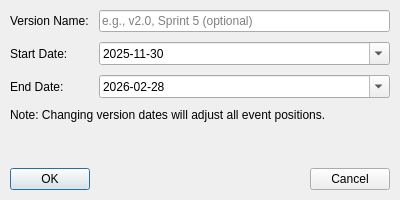
<?xml version="1.0" encoding="UTF-8"?>
<ui version="4.0">
 <class>VersionSettingsDialog</class>
 <widget class="QDialog" name="VersionSettingsDialog">
  <property name="geometry">
   <rect>
    <x>0</x>
    <y>0</y>
    <width>400</width>
    <height>200</height>
   </rect>
  </property>
  <property name="windowTitle">
   <string>Version Settings</string>
  </property>
  <property name="modal">
   <bool>true</bool>
  </property>
  <layout class="QVBoxLayout" name="verticalLayout">
   <property name="spacing">
    <number>10</number>
   </property>
   <property name="leftMargin">
    <number>10</number>
   </property>
   <property name="topMargin">
    <number>10</number>
   </property>
   <property name="rightMargin">
    <number>10</number>
   </property>
   <property name="bottomMargin">
    <number>10</number>
   </property>
   <item>
    <layout class="QFormLayout" name="formLayout">
     <property name="horizontalSpacing">
      <number>10</number>
     </property>
     <property name="verticalSpacing">
      <number>10</number>
     </property>
     <item row="0" column="0">
      <widget class="QLabel" name="versionNameLabel">
       <property name="text">
        <string>Version Name:</string>
       </property>
      </widget>
     </item>
     <item row="0" column="1">
      <widget class="QLineEdit" name="versionNameEdit">
       <property name="placeholderText">
        <string>e.g., v2.0, Sprint 5 (optional)</string>
       </property>
      </widget>
     </item>
     <item row="1" column="0">
      <widget class="QLabel" name="startDateLabel">
       <property name="text">
        <string>Start Date:</string>
       </property>
      </widget>
     </item>
     <item row="1" column="1">
      <widget class="QDateEdit" name="startDateEdit">
       <property name="displayFormat">
        <string>yyyy-MM-dd</string>
       </property>
       <property name="calendarPopup">
        <bool>true</bool>
       </property>
       <property name="date">
        <date>
         <year>2025</year>
         <month>11</month>
         <day>30</day>
        </date>
       </property>
      </widget>
     </item>
     <item row="2" column="0">
      <widget class="QLabel" name="endDateLabel">
       <property name="text">
        <string>End Date:</string>
       </property>
      </widget>
     </item>
     <item row="2" column="1">
      <widget class="QDateEdit" name="endDateEdit">
       <property name="displayFormat">
        <string>yyyy-MM-dd</string>
       </property>
       <property name="calendarPopup">
        <bool>true</bool>
       </property>
       <property name="date">
        <date>
         <year>2026</year>
         <month>2</month>
         <day>28</day>
        </date>
       </property>
      </widget>
     </item>
    </layout>
   </item>
   <item>
    <widget class="QLabel" name="infoLabel">
     <property name="text">
      <string>Note: Changing version dates will adjust all event positions.</string>
     </property>
     <property name="alignment">
      <set>Qt::AlignmentFlag::AlignLeading|Qt::AlignmentFlag::AlignLeft|Qt::AlignmentFlag::AlignTop</set>
     </property>
     <property name="wordWrap">
      <bool>true</bool>
     </property>
    </widget>
   </item>
   <item>
    <spacer name="verticalSpacer">
     <property name="orientation">
      <enum>Qt::Orientation::Vertical</enum>
     </property>
     <property name="sizeHint" stdset="0">
      <size>
       <width>20</width>
       <height>20</height>
      </size>
     </property>
    </spacer>
   </item>
   <item>
    <layout class="QHBoxLayout" name="buttonLayout">
     <property name="spacing">
      <number>10</number>
     </property>
     <item>
      <widget class="QPushButton" name="okButton">
       <property name="text">
        <string>OK</string>
       </property>
       <property name="default">
        <bool>true</bool>
       </property>
      </widget>
     </item>
     <item>
      <spacer name="horizontalSpacer">
       <property name="orientation">
        <enum>Qt::Orientation::Horizontal</enum>
       </property>
       <property name="sizeHint" stdset="0">
        <size>
         <width>40</width>
         <height>20</height>
        </size>
       </property>
      </spacer>
     </item>
     <item>
      <widget class="QPushButton" name="cancelButton">
       <property name="text">
        <string>Cancel</string>
       </property>
      </widget>
     </item>
    </layout>
   </item>
  </layout>
 </widget>
 <tabstops>
  <tabstop>versionNameEdit</tabstop>
  <tabstop>startDateEdit</tabstop>
  <tabstop>endDateEdit</tabstop>
  <tabstop>okButton</tabstop>
  <tabstop>cancelButton</tabstop>
 </tabstops>
 <resources/>
 <connections/>
</ui>
